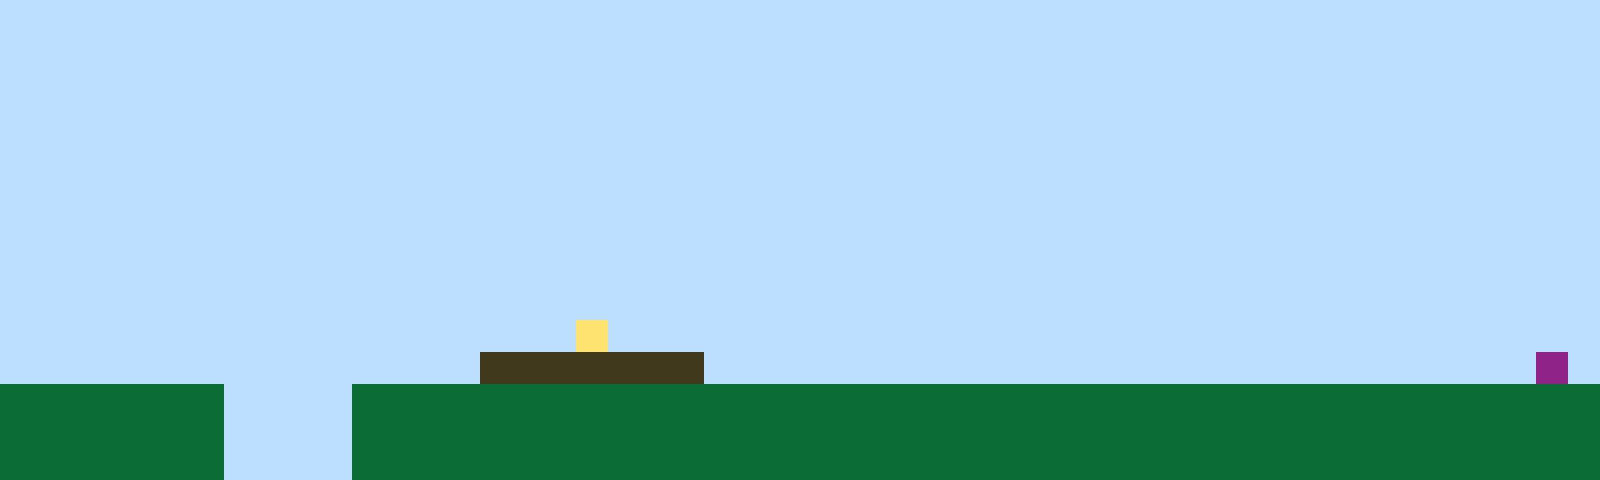

A level layout from a 2D game, rendered from its tile map. Below: a short description, then the map file with its tile-grid data intact:
An orthogonal 50x15 tile map with 32x32 px tiles, 1 tile layer (Tile Layer 1).

<map version="1.10" tiledversion="1.11.2" orientation="orthogonal" renderorder="right-up" width="50" height="15" tilewidth="32" tileheight="32" infinite="0" nextlayerid="2" nextobjectid="1"><editorsettings><export target="map1.csv" format="csv" /></editorsettings><tileset firstgid="1" name="sprites" tilewidth="32" tileheight="32" tilecount="6" columns="3"><image source="sprites.png" width="96" height="64" /></tileset><layer id="1" name="Tile Layer 1" width="50" height="15"><data encoding="csv">1,1,1,1,1,1,1,1,1,1,1,1,1,1,1,1,1,1,1,1,1,1,1,1,1,1,1,1,1,1,1,1,1,1,1,1,1,1,1,1,1,1,1,1,1,1,1,1,1,1,1,1,1,1,1,1,1,1,1,1,1,1,1,1,1,1,1,1,1,1,1,1,1,1,1,1,1,1,1,1,1,1,1,1,1,1,1,1,1,1,1,1,1,1,1,1,1,1,1,1,1,1,1,1,1,1,1,1,1,1,1,1,1,1,1,1,1,1,1,1,1,1,1,1,1,1,1,1,1,1,1,1,1,1,1,1,1,1,1,1,1,1,1,1,1,1,1,1,1,1,1,1,1,1,1,1,1,1,1,1,1,1,1,1,1,1,1,1,1,1,1,1,1,1,1,1,1,1,1,1,1,1,1,1,1,1,1,1,1,1,1,1,1,1,1,1,1,1,1,1,1,1,1,1,1,1,1,1,1,1,1,1,1,1,1,1,1,1,1,1,1,1,1,1,1,1,1,1,1,1,1,1,1,1,1,1,1,1,1,1,1,1,1,1,1,1,1,1,1,1,1,1,1,1,1,1,1,1,1,1,1,1,1,1,1,1,1,1,1,1,1,1,1,1,1,1,1,1,1,1,1,1,1,1,1,1,1,1,1,1,1,1,1,1,1,1,1,1,1,1,1,1,1,1,1,1,1,1,1,1,1,1,1,1,1,1,1,1,1,1,1,1,1,1,1,1,1,1,1,1,1,1,1,1,1,1,1,1,1,1,1,1,1,1,1,1,1,1,1,1,1,1,1,1,1,1,1,1,1,1,1,1,1,1,1,1,1,1,1,1,1,1,1,1,1,1,1,1,1,1,1,1,1,1,1,1,1,1,1,1,1,1,1,1,1,1,1,1,1,1,1,1,1,1,1,1,1,1,1,1,1,1,1,1,1,1,1,1,1,1,1,1,1,1,1,1,1,1,1,1,1,1,1,1,1,1,1,1,1,1,1,1,1,1,1,1,1,1,1,1,1,1,1,1,1,1,1,1,1,1,1,1,1,1,1,1,1,1,1,1,1,1,1,1,1,1,1,1,1,1,1,1,1,1,1,1,1,1,1,1,1,1,1,1,1,1,1,1,1,1,1,1,1,1,1,1,1,1,1,1,1,1,1,1,1,1,1,1,4,1,1,1,1,1,1,1,1,1,1,1,1,1,1,1,1,1,1,1,1,1,1,1,1,1,1,1,1,1,1,1,1,1,1,1,1,1,1,1,1,1,1,1,1,1,1,3,3,3,3,3,3,3,1,1,1,1,1,1,1,1,1,1,1,1,1,1,1,1,1,1,1,1,1,1,1,1,1,1,6,1,2,2,2,2,2,2,2,1,1,1,1,2,2,2,2,2,2,2,2,2,2,2,2,2,2,2,2,2,2,2,2,2,2,2,2,2,2,2,2,2,2,2,2,2,2,2,2,2,2,2,2,2,2,2,2,2,2,1,1,1,1,2,2,2,2,2,2,2,2,2,2,2,2,2,2,2,2,2,2,2,2,2,2,2,2,2,2,2,2,2,2,2,2,2,2,2,2,2,2,2,2,2,2,2,2,2,2,1,1,1,1,2,2,2,2,2,2,2,2,2,2,2,2,2,2,2,2,2,2,2,2,2,2,2,2,2,2,2,2,2,2,2,2,2,2,2,2,2,2,2</data></layer></map>
